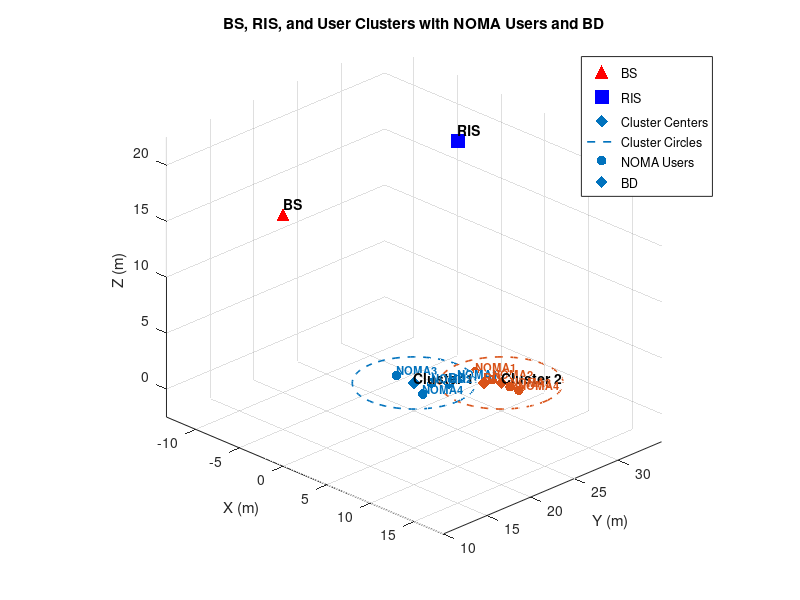

Here is the MATLAB script that generated this plot:
% function [angles, users,distances] = calculate_angles()
%     % ============================
%     % Fixed BS and RIS positions
%     % ============================
% BS = [0, 10, 20];
% RIS = [0, 30, 20];

% % ============================
% % Hard-coded cluster centers
% % ============================
% cluster_centers = [0, 25, 0;
%                    0, 35, 0;
%                    5, 35, 0]; % new cluster center

% radii = [5,5,5]; % radius for each cluster

% % ============================
% % Hard-coded users per cluster (3 users each)
% % ============================

% %     % ----- Cluster 1 -----
%     % BD is at index 5 (last user)
%     users{1} = [ 2  , 28, 0;   % NOMA user 1
%                  1, 26, 0;  % NOMA user 2
%                  -2, 25, 0;  % NOMA user 3
%                  2, 24, 0;   % NOMA user 4
%                  2, 27, 0];  % BD (Backscatter Device)

%     % ----- Cluster 2 -----
%     % BD is at index 5 (last user)
%     users{2} = [ 2, 30, 0;   % NOMA user 1
%                  4, 30, 0;   % NOMA user 2
%                  6, 30, 0;   % NOMA user 3
%                  7, 30, 0;   % NOMA user 4
%                  4, 29, 0];  % BD (Backscatter Device)



% % % ----- Cluster 1 (center: [0,25,0], radius: 5m) -----
% % users{1} = [ 2, 28, 0;   
% %              1, 26, 0;   
% %              2, 27, 0];  

% % % ----- Cluster 2 (center: [0,35,0], radius: 5m) -----
% % % users{2} = [ -1, 31, 0;   % User 1: North-East
% % %              -1, 40, 0;   % User 2: South-West
% % %              0, 31, 0];   % User 3: North-East
% % % 
% % % ----- Cluster 3 (center: [5,30,0], radius: 5m) -----
% % users{2} = [ 4, 31, 0;   % User 1: North-East   
% %              6, 30, 0;   % User 2: South-West
% %              4, 29, 0];  % User 3: South-East



% % ----- Define cluster centers and radii -----
% cluster_centers = [0 25 0;   % Cluster 1 center
%                    0 35 0;   % Cluster 2 center
%                    5 30 0];  % Cluster 3 center
%     radius = 5;                  % Cluster radius (meters)
    
%     num_clusters = size(cluster_centers,1);
%     num_users_per_cluster = 3;
    
%     % ----- Generate user positions -----
%     % users = cell(num_clusters,1);
%     % ----- Cluster 1 (center: [0,25,0], away direction +Y) -----
% % users{1} = [ -1, 20, 0;     % left
% %               0,  20, 0;     % center
% %               1,  20, 0];    % right
% % 
% % % ----- Cluster 2 (center: [0,35,0], away direction +Y) -----
% % users{2} = [ -1, 40, 0;
% %               0,  40, 0;
% %               1,  40, 0];
% % 
% % % ----- Cluster 3 (center: [5,30,0], away direction +X+Y) -----
% % users{3} = [ 10, 31, 0;
% %               9, 32, 0;
% %               7, 26, 0];

%     Nclusters = length(users);
%     disp(Nclusters);
%     Kusers = size(users{1},1);

%     % ============================
%     % 1. AoD at BS (BS -> RIS)
%     % ============================
%     delta_BS_RIS = RIS - BS;
%     angles.BS_AoD.azimuth = atan2d(delta_BS_RIS(2), delta_BS_RIS(1));
%     angles.BS_AoD.elevation = atan2d(delta_BS_RIS(3), sqrt(delta_BS_RIS(1)^2 + delta_BS_RIS(2)^2));
%     angles.BS_AoD.distance = norm(delta_BS_RIS);

%     % ============================
%     % 2. AoA at RIS
%     % ============================
%     angles.RIS_AoA.azimuth = mod(angles.BS_AoD.azimuth + 180, 360);
%     angles.RIS_AoA.elevation = -angles.BS_AoD.elevation;
%     angles.RIS_AoA.distance = angles.BS_AoD.distance;

%     % ============================
%     % 3. AoD at RIS -> Users
%     % ============================
%     for c = 1:Nclusters
%         for k = 1:Kusers
%             user = users{c}(k,:);
%             delta_RIS_user = user - RIS;

%             azimuth = atan2d(delta_RIS_user(2), delta_RIS_user(1));
%             elevation = atan2d(delta_RIS_user(3), sqrt(delta_RIS_user(1)^2 + delta_RIS_user(2)^2));

%             angles.RIS_AoD.clusters(c).users(k).user = sprintf('C%d-U%d', c, k);
%             angles.RIS_AoD.clusters(c).users(k).azimuth = azimuth;
%             angles.RIS_AoD.clusters(c).users(k).elevation = elevation;
%             angles.RIS_AoD.clusters(c).users(k).distance = norm(delta_RIS_user);
%         end
%     end
    
%     % Initialize struct array
%     distances = struct();
   
    
%     for c = 1:length(users)
%         BD = users{c}(3, :); % BD position
%         clusterDistances = struct();
        
%         % Distance between each user and BD
%         for u = 1:2
%             user_pos = users{c}(u, :);
%             d_user_BD = norm(user_pos - BD);
%             clusterDistances.(['User' num2str(u) '_BD']) = d_user_BD;
%         end
        
%         % Optional: distance between users
%         d_user1_user2 = norm(users{c}(1,:) - users{c}(2,:));
%         clusterDistances.User1_User2 = d_user1_user2;
    
%         % Store in main struct
%         distances.(['Cluster' num2str(c)]) = clusterDistances;
%     end

%     % 
% %     % % % % % % % % % ============================
% %     % % % % % % % % 4. Visualization
% %     % % % % % % % ============================
%     figure; hold on; grid on; axis equal;
%     xlabel('X (m)'); ylabel('Y (m)'); zlabel('Z (m)');
%     title('BS, RIS, and User Clusters with Circles');

%     % Plot BS and RIS
%     scatter3(BS(1),BS(2),BS(3),100,'r','filled','^'); text(BS(1),BS(2),BS(3)+1,'BS');
%     scatter3(RIS(1),RIS(2),RIS(3),100,'b','filled','s'); text(RIS(1),RIS(2),RIS(3)+1,'RIS');

%     colors = lines(Nclusters);
%     for c = 1:Nclusters
%         % Cluster center
%         center = cluster_centers(c,:);
%         scatter3(center(1), center(2), center(3), 80, colors(c,:),'d','filled');
%         text(center(1), center(2), center(3)+0.5,sprintf('Cluster %d', c),'Color','k','FontSize',10,'FontWeight','bold');

%         % Draw cluster circle in XY-plane
%         theta = linspace(0, 2*pi, 100);
%         x_circle = center(1) + radii(c) * cos(theta);
%         y_circle = center(2) + radii(c) * sin(theta);
%         z_circle = center(3) * ones(size(theta));
%         plot3(x_circle, y_circle, z_circle, '--','Color', colors(c,:), 'LineWidth',1.2);

%         % Users
%         cluster_users = users{c};
%         scatter3(cluster_users(:,1), cluster_users(:,2), cluster_users(:,3), 50, colors(c,:),'filled','o');

%         % Label users
%         for k = 1:Kusers
%             text(cluster_users(k,1), cluster_users(k,2), cluster_users(k,3)+0.5, ...
%                 sprintf('C%d-U%d', c, k), 'Color', colors(c,:), 'FontSize', 8, 'FontWeight','bold');
%         end
%     end
%     legend({'BS','RIS','Cluster Centers','Cluster Circles','Users'});
%     view(45,25);
%     hold off;
% end



function [angles, users, distances] = calculate_angles()
    % ============================
    % Fixed BS and RIS positions
    % ============================
    BS = [0, 10, 20];
    RIS = [0, 30, 20];

    % ============================
    % Hard-coded users per cluster
    % Last user in each cluster is the BD
    % First N-1 users are NOMA users
    % ============================

    % ----- Cluster 1 -----
    % BD is at index 5 (last user)
    users{1} = [ 2  , 28, 0;   % NOMA user 1
                 1, 26, 0;  % NOMA user 2
                 -2, 25, 0;  % NOMA user 3
                 2, 24, 0;   % NOMA user 4
                 2, 27, 0];  % BD (Backscatter Device)

    % ----- Cluster 2 -----
    % BD is at index 5 (last user)
    users{2} = [ 2, 30, 0;   % NOMA user 1
                 4, 30, 0;   % NOMA user 2
                 6, 30, 0;   % NOMA user 3
                 7, 30, 0;   % NOMA user 4
                 4, 29, 0];  % BD (Backscatter Device)

    % ============================
    % Cluster parameters for visualization
    % ============================
    cluster_centers = [0, 25, 0;    % Cluster 1 center
                       5, 30, 0];   % Cluster 2 center
    radii = [5, 5];                  % Radius for each cluster

    Nclusters = length(users);
    
    % Get number of NOMA users per cluster (all except last/BD)
    for c = 1:Nclusters
        num_users_per_cluster(c) = size(users{c}, 1);
        num_noma_users(c) = num_users_per_cluster(c) - 1;  % Last user is BD
    end

    % ============================
    % 1. AoD at BS (BS -> RIS)
    % ============================
    delta_BS_RIS = RIS - BS;
    angles.BS_AoD.azimuth = atan2d(delta_BS_RIS(2), delta_BS_RIS(1));
    angles.BS_AoD.elevation = atan2d(delta_BS_RIS(3), sqrt(delta_BS_RIS(1)^2 + delta_BS_RIS(2)^2));
    angles.BS_AoD.distance = norm(delta_BS_RIS);

    % ============================
    % 2. AoA at RIS (from BS)
    % ============================
    angles.RIS_AoA.azimuth = mod(angles.BS_AoD.azimuth + 180, 360);
    angles.RIS_AoA.elevation = -angles.BS_AoD.elevation;
    angles.RIS_AoA.distance = angles.BS_AoD.distance;

    % ============================
    % 3. AoD at RIS -> Users (NOMA users + BD)
    % ============================
    for c = 1:Nclusters
        num_users = size(users{c}, 1);
        
        for k = 1:num_users
            user = users{c}(k, :);
            delta_RIS_user = user - RIS;

            azimuth = atan2d(delta_RIS_user(2), delta_RIS_user(1));
            elevation = atan2d(delta_RIS_user(3), sqrt(delta_RIS_user(1)^2 + delta_RIS_user(2)^2));

            % Determine if user is NOMA or BD
            if k < num_users
                user_type = 'NOMA';
            else
                user_type = 'BD';
            end
            
            angles.RIS_AoD.clusters(c).users(k).user_id = sprintf('C%d-%s%d', c, user_type, k);
            angles.RIS_AoD.clusters(c).users(k).type = user_type;
            angles.RIS_AoD.clusters(c).users(k).azimuth = azimuth;
            angles.RIS_AoD.clusters(c).users(k).elevation = elevation;
            angles.RIS_AoD.clusters(c).users(k).distance = norm(delta_RIS_user);
            angles.RIS_AoD.clusters(c).users(k).position = user;
        end
    end

    % ============================
    % 4. Distance Calculations
    % ============================
    distances = struct();
    
    for c = 1:Nclusters
        cluster_users = users{c};
        num_users = size(cluster_users, 1);
        
        % Last user is BD
        BD_position = cluster_users(end, :);
        noma_positions = cluster_users(1:end-1, :);
        num_noma = size(noma_positions, 1);
        
        clusterDistances = struct();
        
        % Distance between each NOMA user and BD
        for u = 1:num_noma
            d_noma_bd = norm(noma_positions(u, :) - BD_position);
            clusterDistances.(sprintf('NOMA%d_to_BD', u)) = d_noma_bd;
        end
        
        % Distances between NOMA users (for NOMA pairing)
        noma_distances = zeros(num_noma);
        for u1 = 1:num_noma
            for u2 = u1+1:num_noma
                d_noma_noma = norm(noma_positions(u1, :) - noma_positions(u2, :));
                clusterDistances.(sprintf('NOMA%d_NOMA%d', u1, u2)) = d_noma_noma;
                noma_distances(u1, u2) = d_noma_noma;
            end
        end
        clusterDistances.noma_pairwise_matrix = noma_distances;
        
        % Distance from RIS to BD and NOMA users
        clusterDistances.RIS_to_BD = norm(BD_position - RIS);
        clusterDistances.RIS_to_NOMA = zeros(1, num_noma);
        for u = 1:num_noma
            clusterDistances.RIS_to_NOMA(u) = norm(noma_positions(u, :) - RIS);
        end
        
        % Distance from BS to BD and NOMA users
        clusterDistances.BS_to_BD = norm(BD_position - BS);
        clusterDistances.BS_to_NOMA = zeros(1, num_noma);
        for u = 1:num_noma
            clusterDistances.BS_to_NOMA(u) = norm(noma_positions(u, :) - BS);
        end
        
        % Store in main struct
        distances.(['Cluster' num2str(c)]) = clusterDistances;
    end

    % ============================
    % 5. Visualization
    % ============================
    figure; hold on; grid on; axis equal;
    xlabel('X (m)'); ylabel('Y (m)'); zlabel('Z (m)');
    title('BS, RIS, and User Clusters with NOMA Users and BD');

    % Plot BS and RIS
    scatter3(BS(1), BS(2), BS(3), 100, 'r', 'filled', '^'); 
    text(BS(1), BS(2), BS(3)+1, 'BS', 'FontSize', 10, 'FontWeight', 'bold');
    
    scatter3(RIS(1), RIS(2), RIS(3), 100, 'b', 'filled', 's'); 
    text(RIS(1), RIS(2), RIS(3)+1, 'RIS', 'FontSize', 10, 'FontWeight', 'bold');

    colors = lines(Nclusters);
    
    for c = 1:Nclusters
        % Cluster center
        center = cluster_centers(c, :);
        scatter3(center(1), center(2), center(3), 80, colors(c, :), 'd', 'filled');
        text(center(1), center(2), center(3)+0.5, sprintf('Cluster %d', c), ...
            'Color', 'k', 'FontSize', 10, 'FontWeight', 'bold');

        % Draw cluster circle in XY-plane
        theta = linspace(0, 2*pi, 100);
        x_circle = center(1) + radii(c) * cos(theta);
        y_circle = center(2) + radii(c) * sin(theta);
        z_circle = center(3) * ones(size(theta));
        plot3(x_circle, y_circle, z_circle, '--', 'Color', colors(c, :), 'LineWidth', 1.2);

        % Users
        cluster_users = users{c};
        num_users = size(cluster_users, 1);
        
        % Plot NOMA users (all except last)
        noma_users = cluster_users(1:end-1, :);
        scatter3(noma_users(:,1), noma_users(:,2), noma_users(:,3), 50, colors(c, :), 'filled', 'o');
        
        % Plot BD (last user) with different marker
        BD = cluster_users(end, :);
        scatter3(BD(1), BD(2), BD(3), 80, colors(c, :), 'filled', 'diamond');
        
        % Label users
        for k = 1:num_users-1  % NOMA users
            text(cluster_users(k,1), cluster_users(k,2), cluster_users(k,3)+0.5, ...
                sprintf('NOMA%d', k), 'Color', colors(c, :), 'FontSize', 8, 'FontWeight', 'bold');
        end
        % Label BD
        text(BD(1), BD(2), BD(3)+0.5, sprintf('BD'), ...
            'Color', colors(c, :), 'FontSize', 9, 'FontWeight', 'bold');
    end
    
    legend({'BS', 'RIS', 'Cluster Centers', 'Cluster Circles', 'NOMA Users', 'BD'}, ...
        'Location', 'best');
    view(45, 25);
    hold off;
    
    % Display summary
    fprintf('\n=== Network Configuration Summary ===\n');
    for c = 1:Nclusters
        fprintf('Cluster %d: %d NOMA users, 1 BD\n', c, num_noma_users(c));
        fprintf('  BS to RIS distance: %.2f m\n', angles.BS_AoD.distance);
        fprintf('  RIS to BD distance: %.2f m\n', distances.(['Cluster' num2str(c)]).RIS_to_BD);
        fprintf('  BS to BD distance: %.2f m\n', distances.(['Cluster' num2str(c)]).BS_to_BD);
    end
end
